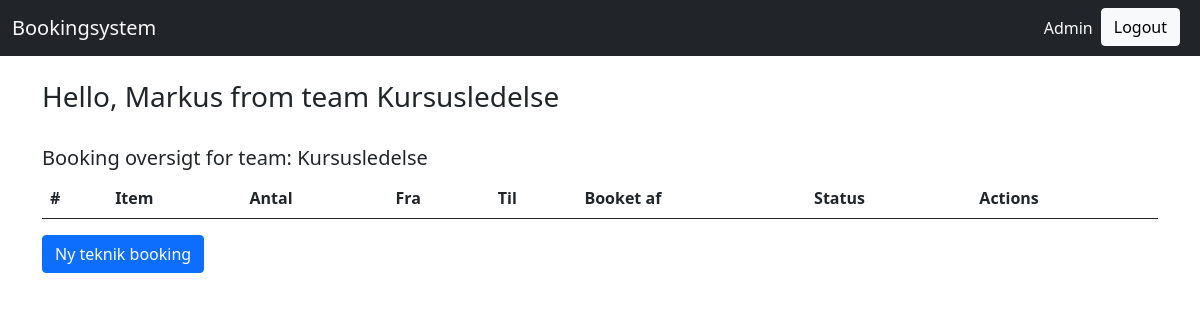
The page /Teknik/Teknik/TeknikBooking/ (signed in) on the database as committed earlier.
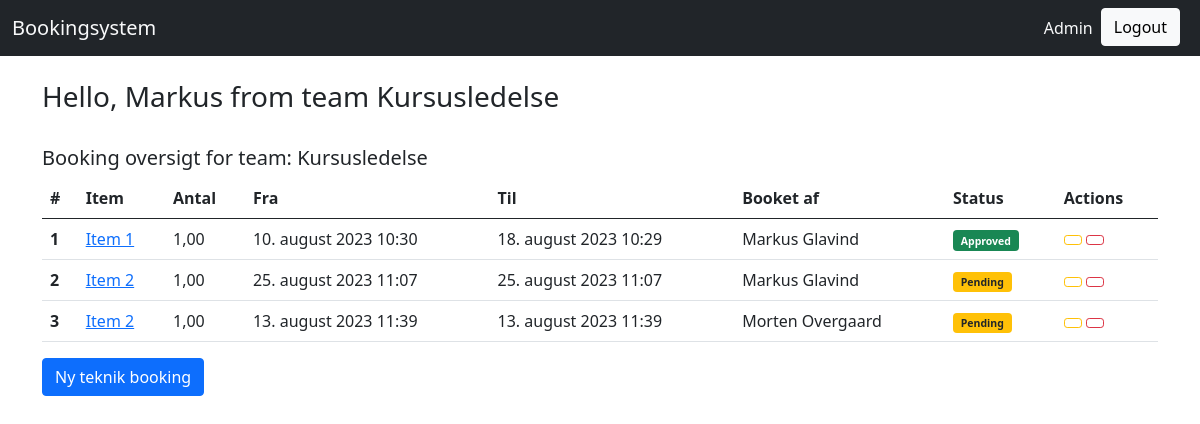
The same page on the database as committed later.
### Teknik/models.py (models this page shows, shortened)
class TeknikBooking(models.Model):
    team = models.ForeignKey("organization.Team", on_delete=models.CASCADE)
    item = models.ForeignKey("Teknik.TeknikItem", on_delete=models.CASCADE)
    team_contact = models.ForeignKey("organization.Volunteer", on_delete=models.CASCADE)
    STATUS_CHOICES = (
        ('Pending', 'Pending'),
        ('Approved', 'Approved'),
        ('Rejected', 'Rejected'),
    )
    start = models.DateTimeField(default=datetime.datetime.now)
    end = models.DateTimeField(default=datetime.datetime.now)
    quantity = models.DecimalField(max_digits=10, decimal_places=2)
    created = models.DateTimeField(auto_now_add=True, editable=False)
    last_updated = models.DateTimeField(auto_now=True, editable=False)
    status = models.CharField(max_length=10, choices=STATUS_CHOICES, default='Pending')
    remarks = models.TextField(blank=True)  # Blank allows for an empty value
    class Meta:
        pass
    def get_absolute_url(self):
        return reverse("Teknik_TeknikBooking_detail", args=(self.pk,))
    def approve_bookings(self, request, queryset):
        queryset.update(status="Approved")
    approve_bookings.short_description = "Approve selected bookings"
    def reject_bookings(self, request, queryset):
        queryset.update(status="Rejected")
    reject_bookings.short_description = "Rejected selected bookings"

class TeknikItem(models.Model):
    name = models.CharField(max_length=30)
    last_updated = models.DateTimeField(auto_now=True, editable=False)
    created = models.DateTimeField(auto_now_add=True, editable=False)
    description = models.TextField(max_length=100)
    class Meta:
        pass
    def __str__(self):
        return str(self.name)

### organization/models.py (models this page shows, shortened)
class Volunteer(AbstractUser):
    username = models.CharField(max_length=30, unique=True)
    first_name = models.CharField(max_length=30)
    created = models.DateTimeField(auto_now_add=True, editable=False)
    last_name = models.CharField(max_length=30)
    last_updated = models.DateTimeField(auto_now=True, editable=False)
    email = models.EmailField()
    class Meta:
        pass
    def __str__(self):
        return f"{self.first_name} {self.last_name}"

### Teknik/views.py (the view)
# urls.py: path("Teknik/TeknikBooking/", views.TeknikBookingListView.as_view(), name="Teknik_TeknikBooking_list"),
class TeknikBookingListView(generic.ListView):
    model = models.TeknikBooking
    form_class = forms.TeknikBookingForm
    @method_decorator(login_required)
    def dispatch(self, *args, **kwargs):
        return super().dispatch(*args, **kwargs)

### Teknik/templates/Teknik/teknikbooking_list.html (shortened to what this page needs)
{% extends "base.html" %}
{% block content %}
{% load bootstrap_icons %}
<br>
{% if request.user.is_authenticated %}
      <h5>Booking oversigt for team: {% with volunteer_team_memberships=request.user.teammembership_set.all %}
          {% if volunteer_team_memberships %}
              {{ volunteer_team_memberships.first.team.name }}
          {% endif %}
          {% endwith %}</h5>
  {% endif %}
<table class="table">
  <thead>
    <tr>
      <th scope="col">#</th>
      <th scope="col">Item</th>
      <th scope="col">Antal</th>
      <th scope="col">Fra</th>
      <th scope="col">Til</th>
      <th scope="col">Booket af</th>
      <th scope="col">Status</th>
      <th scope="col">Actions</th>
    </tr>
  </thead>
  <tbody>
    {% for object in object_list %}
      <tr>
        <th scope="row">{{ object.id}}</th>
        <td><a href="{{object.get_absolute_url}}">{{object.item}}</a>  </td>
        <td>{{object.quantity}}</td>
        <td>{{object.start}}</td>
        <td>{{object.end}}</td>
        <td>{{object.team_contact}}</td>
        <td>
          {% if object.status == 'Pending' %}
              <span class="badge bg-warning text-dark">
                  <small>Pending</small>
              </span>
          {% elif object.status == 'Approved' %}
              <span class="badge bg-success">
                  <small>Approved</small>
              </span>
          {% elif object.status == 'Rejected' %}
              <span class="badge bg-danger">
                  <small>Rejected</small>
              </span>
          {% endif %}
      </td>
        <td>
          <a href="{% url 'Teknik_TeknikBooking_update' object.pk %}" class="btn btn-outline-warning btn-sm">
          </a>
          <a href="{% url 'Teknik_TeknikBooking_delete' object.pk %}" class="btn btn-outline-danger btn-sm">
          </a>
      </td>
      </tr>
    {% endfor %}
  </tbody>
</table>
<div>
  <a class="btn btn-primary"
    href="{% url 'Teknik_TeknikBooking_create' %}">
  Ny teknik booking
  </a>
</div>
{% endblock %}

Rows that differ between the two databases and show on the page:
added TeknikBooking: id "1", item "Item 1", quantity "1,00", start "10. august 2023 10:30", end "18. august 2023 10:29", team_contact "Markus Glavind", status "Approved"
added TeknikBooking: id "2", item "Item 2", quantity "1,00", start "25. august 2023 11:07", end "25. august 2023 11:07", team_contact "Markus Glavind", status "Pending"
added TeknikBooking: id "3", item "Item 2", quantity "1,00", start "13. august 2023 11:39", end "13. august 2023 11:39", team_contact "Morten Overgaard", status "Pending"
